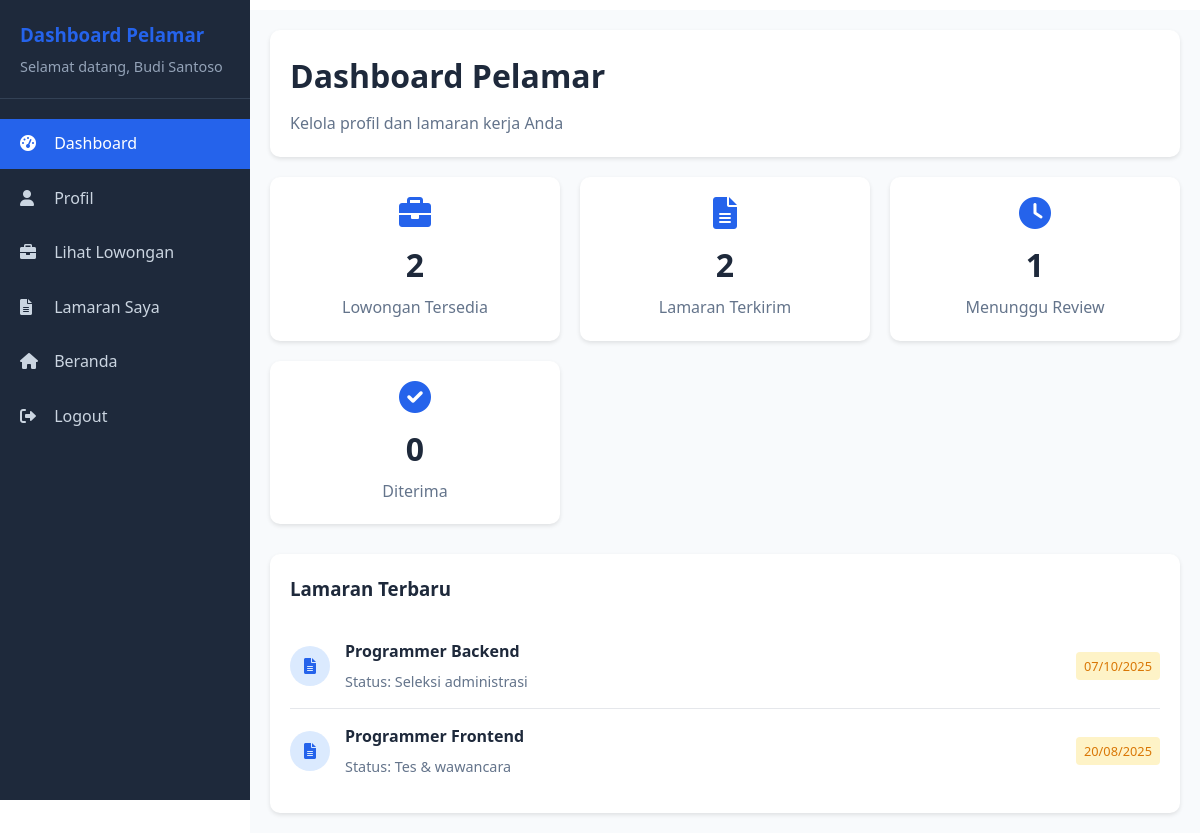
Page /pelamar/dashboard.php (signed in) on the earlier database version.
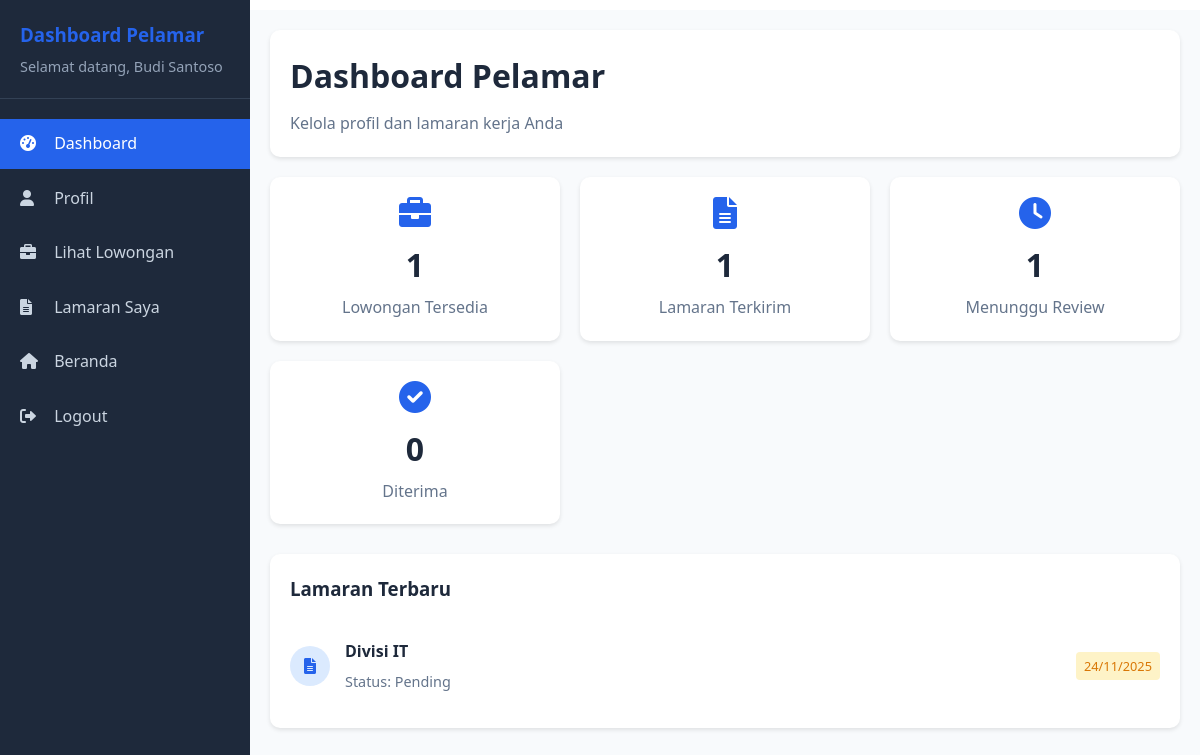
Same page on the later database version.
### tables this page shows
CREATE TABLE `applications` (
  `application_id` int NOT NULL,
  `job_id` int NOT NULL,
  `user_id` int NOT NULL,
  `no_telepon` varchar(20) NOT NULL,
  `id_jenjang_pendidikan` int DEFAULT NULL,
  `id_jurusan_pendidikan` int DEFAULT NULL,
  `cv` varchar(255) NOT NULL,
  `status` varchar(255) NOT NULL,
  `reason` text,
  `interview_date` datetime DEFAULT NULL,
  `start_date` date DEFAULT NULL,
  `applied_at` timestamp NOT NULL DEFAULT CURRENT_TIMESTAMP,
  `updated_at` timestamp NULL DEFAULT NULL
);

CREATE TABLE `lowongan` (
  `job_id` int NOT NULL,
  `title` varchar(200) NOT NULL,
  `description` text NOT NULL,
  `requirements` text,
  `location` varchar(100) DEFAULT NULL,
  `salary_range` varchar(50) DEFAULT NULL,
  `status` enum('open','closed') DEFAULT 'open',
  `posted_by` int DEFAULT NULL,
  `req_jenjang_pendidikan` int DEFAULT NULL,
  `req_jurusan_pendidikan` int DEFAULT NULL,
  `posted_at` timestamp NULL DEFAULT CURRENT_TIMESTAMP,
  `updated_at` timestamp NULL DEFAULT NULL,
  `hapus` int NOT NULL DEFAULT '0'
);

### pelamar/dashboard.php (the view, shortened to what this page needs)
<?php
require_once '../connect/koneksi.php';
$user_id = $_SESSION['user_id'];
$full_name = $_SESSION['full_name'];
$open_jobs = 0;
$sent_apps = 0;
$waiting = 0;
$accepted = 0;
$r1 = mysqli_query($conn, "SELECT COUNT(*) c FROM lowongan WHERE status='open' AND hapus=0");
if ($r1) {
    $open_jobs = (int)mysqli_fetch_assoc($r1)['c'];
}
$r2 = mysqli_query($conn, "SELECT COUNT(*) c FROM applications WHERE user_id=$user_id");
if ($r2) {
    $sent_apps = (int)mysqli_fetch_assoc($r2)['c'];
}
$r3 = mysqli_query($conn, "SELECT COUNT(*) c FROM applications WHERE user_id=$user_id AND status IN ('pending','seleksi administrasi')");
if ($r3) {
    $waiting = (int)mysqli_fetch_assoc($r3)['c'];
}
$r4 = mysqli_query($conn, "SELECT COUNT(*) c FROM applications WHERE user_id=$user_id AND status='diterima bekerja'");
if ($r4) {
    $accepted = (int)mysqli_fetch_assoc($r4)['c'];
}
$recent = mysqli_query($conn, "SELECT a.*, l.title FROM applications a JOIN lowongan l ON a.job_id=l.job_id WHERE a.user_id=$user_id ORDER BY a.applied_at DESC LIMIT 5");
?>
<!DOCTYPE html>
<html lang="id">
<head>
    <link rel="stylesheet" href="../assets/css/common.css">
    <link rel="stylesheet" href="../assets/css/navbar.css">
    <link rel="stylesheet" href="../assets/css/pages.css">
    <link rel="stylesheet" href="https://cdnjs.cloudflare.com/ajax/libs/font-awesome/6.0.0/css/all.min.css">
    <link rel="stylesheet" href="css/dashboard.css">
</head>
<body>
    <div class="dashboard-container">
        <div class="sidebar" id="sidebar">
            <div class="sidebar-header">
                <h3>Dashboard Pelamar</h3>
                <p>Selamat datang, <?php echo htmlspecialchars($full_name); ?></p>
            </div>
            <ul class="sidebar-menu">
                <li><a href="dashboard.php" class="active"><i class="fas fa-tachometer-alt"></i> Dashboard</a></li>
                <li><a href="profile.php"><i class="fas fa-user"></i> Profil</a></li>
                <li><a href="lowongan.php"><i class="fas fa-briefcase"></i> Lihat Lowongan</a></li>
                <li><a href="applications.php"><i class="fas fa-file-alt"></i> Lamaran Saya</a></li>
                <li><a href="../index.php"><i class="fas fa-home"></i> Beranda</a></li>
                <li><a href="../logout.php"><i class="fas fa-sign-out-alt"></i> Logout</a></li>
            </ul>
        </div>
        <div class="main-content">
            <div class="dashboard-header">
                <h1>Dashboard Pelamar</h1>
                <p>Kelola profil dan lamaran kerja Anda</p>
            </div>
            <div class="stats-grid">
                <div class="stat-card">
                    <i class="fas fa-briefcase"></i>
                    <h3><?php echo $open_jobs; ?></h3>
                    <p>Lowongan Tersedia</p>
                </div>
                <div class="stat-card">
                    <i class="fas fa-file-alt"></i>
                    <h3><?php echo $sent_apps; ?></h3>
                    <p>Lamaran Terkirim</p>
                </div>
                <div class="stat-card">
                    <i class="fas fa-clock"></i>
                    <h3><?php echo $waiting; ?></h3>
                    <p>Menunggu Review</p>
                </div>
                <div class="stat-card">
                    <i class="fas fa-check-circle"></i>
                    <h3><?php echo $accepted; ?></h3>
                    <p>Diterima</p>
                </div>
            </div>
            <div class="recent-applications">
                <h3>Lamaran Terbaru</h3>
                <?php if ($recent && mysqli_num_rows($recent) > 0): ?>
                    <?php while ($app = mysqli_fetch_assoc($recent)): ?>
                        <div class="application-item">
                            <div class="application-icon">
                                <i class="fas fa-file-alt"></i>
                            </div>
                            <div class="application-content">
                                <h4><?php echo htmlspecialchars($app['title']); ?></h4>
                                <p>Status: <?php echo htmlspecialchars(ucfirst($app['status'])); ?></p>
                            </div>
                            <span class="status-badge <?php echo $app['status'] === 'diterima bekerja' ? 'status-accepted' : ($app['status'] === 'ditolak' ? 'status-rejected' : 'status-pending'); ?>">
                                <?php echo date('d/m/Y', strtotime($app['applied_at'])); ?>
                            </span>
                        </div>
                    <?php endwhile; ?>
                <?php endif; ?>
            </div>
        </div>
    </div>
</body>
</html>

Differences in the rows shown:
removed applications: job.title "Programmer Backend", status "Seleksi administrasi", applied_at "07/10/2025"
removed applications: job.title "Programmer Frontend", status "Tes & wawancara", applied_at "20/08/2025"
added applications: job.title "Divisi IT", status "Pending", applied_at "24/11/2025"
Other differences:
$open_jobs: "2" → "1"
$sent_apps: "2" → "1"
